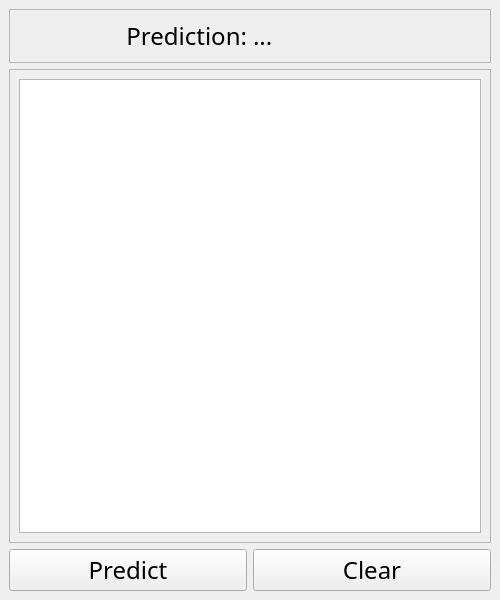
<?xml version="1.0" encoding="UTF-8"?>
<ui version="4.0">
 <class>MainWindow</class>
 <widget class="QMainWindow" name="MainWindow">
  <property name="geometry">
   <rect>
    <x>0</x>
    <y>0</y>
    <width>500</width>
    <height>600</height>
   </rect>
  </property>
  <property name="sizePolicy">
   <sizepolicy hsizetype="Fixed" vsizetype="Fixed">
    <horstretch>0</horstretch>
    <verstretch>0</verstretch>
   </sizepolicy>
  </property>
  <property name="minimumSize">
   <size>
    <width>500</width>
    <height>600</height>
   </size>
  </property>
  <property name="maximumSize">
   <size>
    <width>500</width>
    <height>600</height>
   </size>
  </property>
  <property name="font">
   <font>
    <family>Gabriola</family>
    <pointsize>18</pointsize>
   </font>
  </property>
  <property name="windowTitle">
   <string>Digit Recognition App</string>
  </property>
  <property name="windowIcon">
   <iconset>
    <normaloff>icon.png</normaloff>icon.png</iconset>
  </property>
  <widget class="QWidget" name="centralwidget">
   <layout class="QGridLayout" name="gridLayout_2">
    <item row="0" column="0">
     <layout class="QVBoxLayout" name="verticalLayout">
      <item>
       <widget class="QFrame" name="frame_prediction">
        <property name="frameShape">
         <enum>QFrame::StyledPanel</enum>
        </property>
        <property name="frameShadow">
         <enum>QFrame::Raised</enum>
        </property>
        <layout class="QHBoxLayout" name="horizontalLayout_2">
         <item>
          <widget class="QLabel" name="label_static">
           <property name="text">
            <string>Prediction:</string>
           </property>
           <property name="alignment">
            <set>Qt::AlignRight|Qt::AlignTrailing|Qt::AlignVCenter</set>
           </property>
          </widget>
         </item>
         <item>
          <widget class="QLabel" name="label_prediction">
           <property name="text">
            <string>...</string>
           </property>
          </widget>
         </item>
        </layout>
       </widget>
      </item>
      <item>
       <widget class="QFrame" name="frame_digit">
        <property name="frameShape">
         <enum>QFrame::StyledPanel</enum>
        </property>
        <property name="frameShadow">
         <enum>QFrame::Raised</enum>
        </property>
        <layout class="QGridLayout" name="gridLayout">
         <item row="0" column="0">
          <widget class="QGraphicsView" name="graphicsView"/>
         </item>
        </layout>
       </widget>
      </item>
      <item>
       <layout class="QHBoxLayout" name="horizontalLayout">
        <item>
         <widget class="QPushButton" name="b_predict">
          <property name="text">
           <string>Predict</string>
          </property>
         </widget>
        </item>
        <item>
         <widget class="QPushButton" name="b_clear">
          <property name="text">
           <string>Clear</string>
          </property>
         </widget>
        </item>
       </layout>
      </item>
     </layout>
    </item>
   </layout>
  </widget>
 </widget>
 <resources/>
 <connections/>
</ui>
